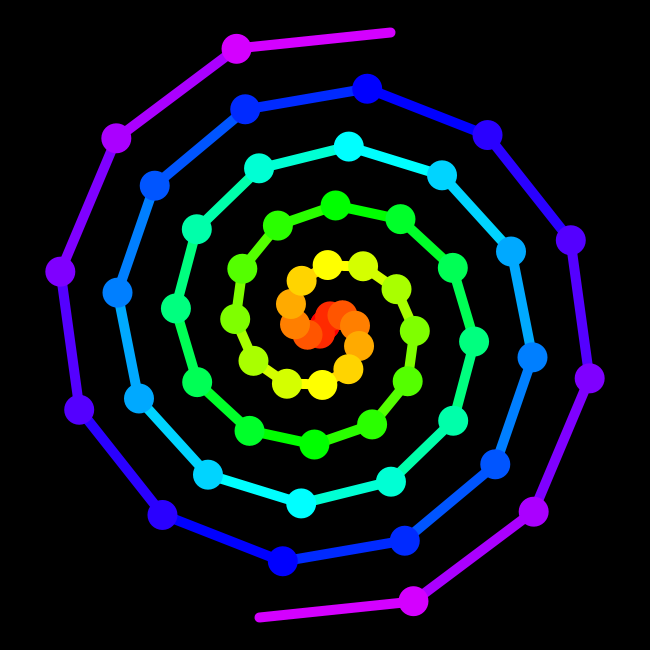
Frame 1 (no input)
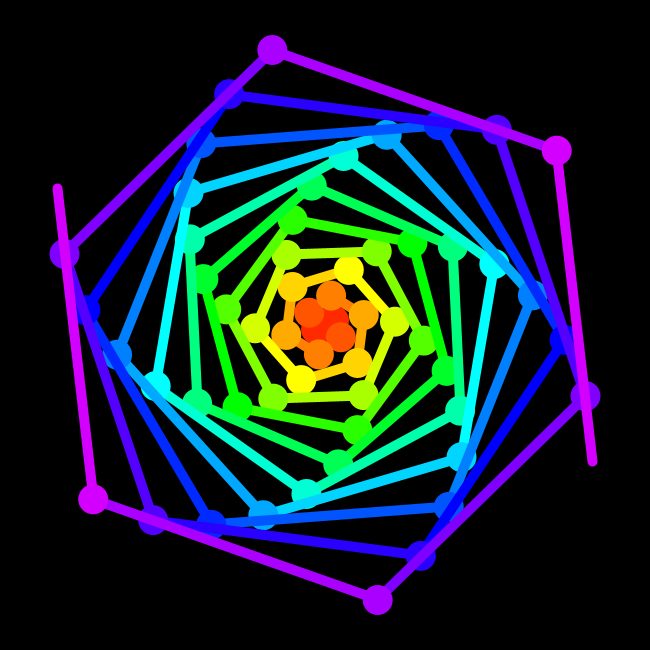
Frame 60 (the mouse pressed at the canvas centre just before this capture)
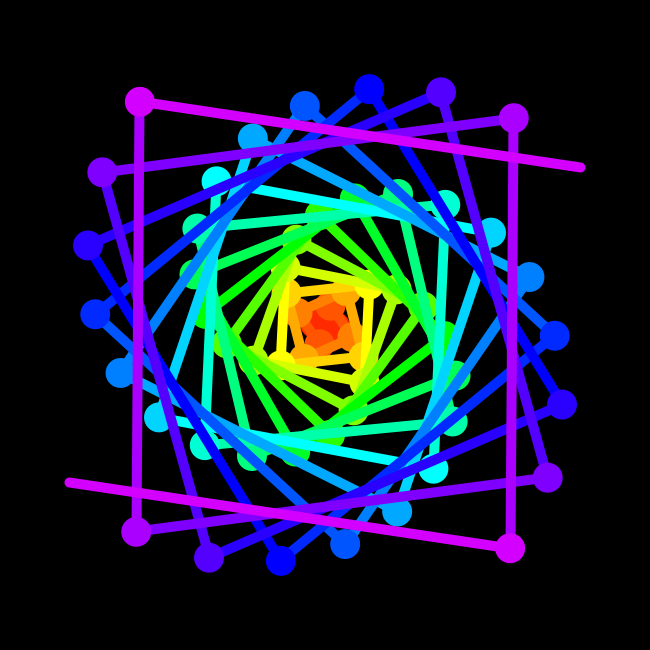
Frame 120 (the mouse held since frame 60 and released just before this capture)

The Processing sketch that drew these frames (run headless with seeded random() and noise(); from frame 60 on, the mouse is pressed at the canvas centre):

// Processing sketch: processing_21895
// ── processing_21895.pde

void setup(){
  size(650,650);
  frameRate(15);
  smooth();
  background(0);
}

float e = 100;
int i;
float sz = 30;

void draw(){
  float x = width/2;
  float y = height/2;

  colorMode(HSB,360,100,100);
  
  background(0);  
  for(i=0; i<30;i++){
    fill(10*i,100,100);
    noStroke();
    ellipse(x + i*10 *sin(e*i),y + i*10 *cos(e*i),sz,sz);
    ellipse(x - i*10 *sin(e*i),y - i*10 *cos(e*i),sz,sz); 
    stroke(10*i,100,100);
    strokeWeight(10);
    line(x + i*10 *sin(e*i),y + i*10 *cos(e*i),x + (i+1)*10 *sin(e*(i+1)),y + (i+1)*10 *cos(e*(i+1)));    
    line(x - i*10 *sin(e*i),y - i*10 *cos(e*i),x - (i+1)*10 *sin(e*(i+1)),y - (i+1)*10 *cos(e*(i+1)));
    }
  e -= 0.0099;
  if(e < -100){
    e = 100;
  }
}
